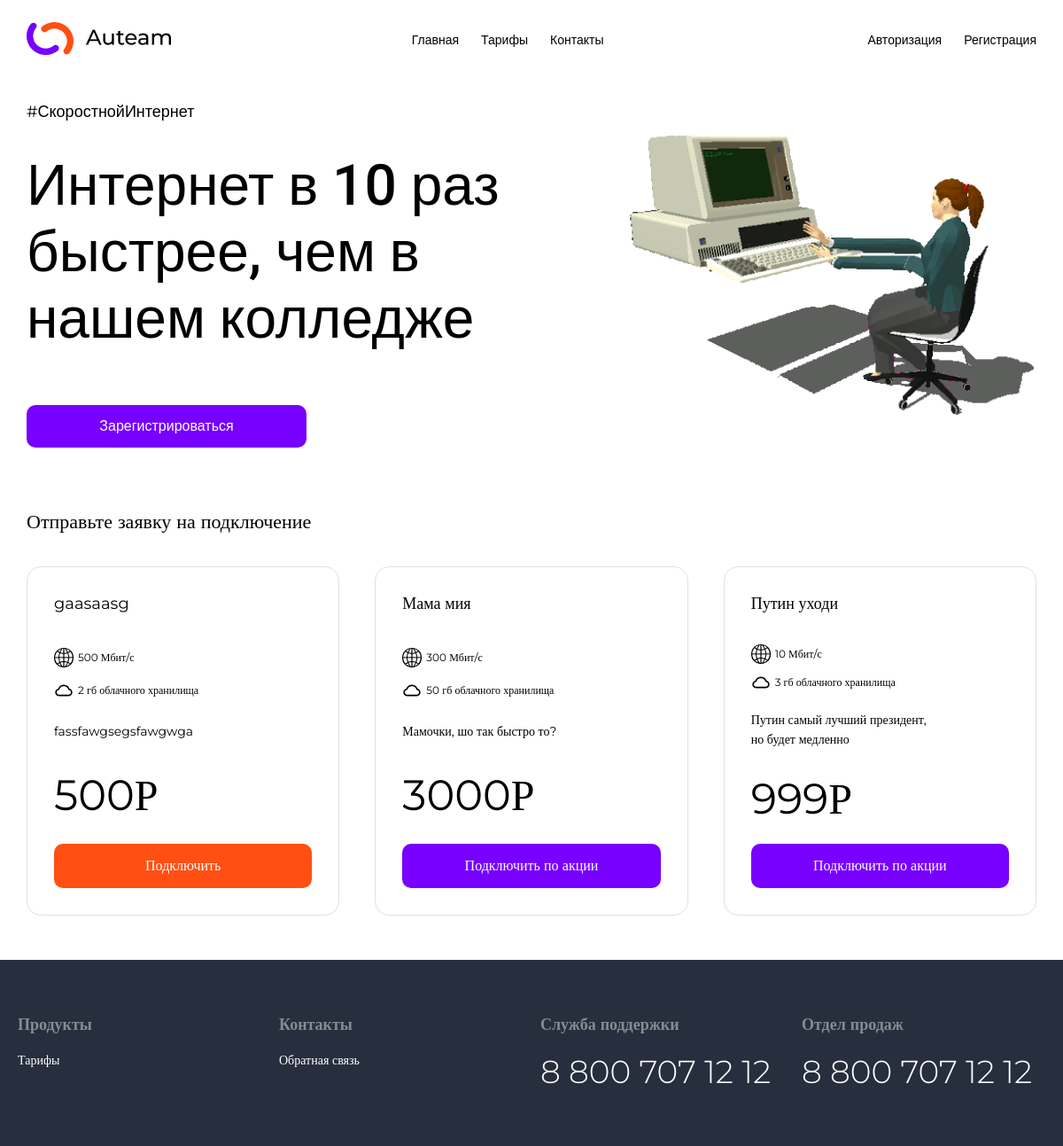
The page / on the database its author committed.
### main/models.py (models this page shows, shortened)
class Tariff(models.Model):
    title = models.CharField(max_length=255, verbose_name='Название')
    speed = models.PositiveIntegerField(default=0, verbose_name='Скорость')
    cloud = models.PositiveIntegerField(default=0, verbose_name='Облако')
    desc = models.TextField(max_length=255, verbose_name='Описание')
    price = models.PositiveIntegerField(verbose_name='Цена')
    is_promotion = models.BooleanField(default=False, verbose_name='Акция')
    class Meta:
        verbose_name = 'Тариф'
        verbose_name_plural = 'Тарифы'

### main/views.py (the view)
# urls.py: path('', home, name='home'),
def home(request):
    tariffs = Tariff.objects.all().order_by('-id')[:3]
    return render(request, 'main/index.html', {'tariffs': tariffs})

### main/templates/main/index.html (shortened to what this page needs)
{% extends 'base.html' %}
{% load static %}
{% block content %}
    <div class="container">
        <div class="banner">
            <div class="banner-content">
                <div class="hashtag">
                    #СкоростнойИнтернет
                </div>
                <div class="text">
                    Интернет в 10 раз быстрее, чем в нашем колледже
                </div>
                {% if user.is_authenticated %}
                    <a class="btn btn-phiolet" href="{% url 'main:profile' %}">
                        Перейти в личный кабинет
                    </a>
                {% else %}
                    <a class="btn btn-phiolet" href="{% url 'main:register' %}">
                        Зарегистрироваться
                    </a>
                {% endif %}
            </div>
            <div class="banner-gif">
            </div>
        </div>
    </div>
    <div class="container">
        <div class="request-title">
            Отправьте заявку на подключение
        </div>
        <div class="request">
            {% for tariff in tariffs %}
                <div class="request-card">
                    <div class="title">
                        {{ tariff.title }}
                    </div>
                    <div class="adv">
                        <img src="{% static 'images/web.png' %}" alt=""><span>{{ tariff.speed }} Мбит/с</span>
                    </div>
                    <div class="adv">
                        <img src="{% static 'images/cloud.png' %}"
                             alt=""><span>{{ tariff.cloud }} гб облачного хранилища</span>
                    </div>
                    <div class="desc">
                        {{ tariff.desc }}
                    </div>
                    <div class="price">
                        {{ tariff.price }}Р
                    </div>
                    {% if tariff.is_promotion %}
                        <a class="btn-card btn-phiolet" href="{% url 'main:get_tariff' tariff.id %}">
                            Подключить по акции
                        </a>
                    {% else %}
                        <a class="btn-card btn-orange" href="{% url 'main:get_tariff' tariff.id %}">
                            Подключить
                        </a>
                    {% endif %}
                </div>
            {% endfor %}
        </div>
    </div>
{% endblock %}

### main/static/style.css (style rules this page uses)
html { -webkit-font-smoothing: antialiased; -moz-osx-font-smoothing: grayscale; text-rendering: optimizeLegibility; height: 100%; }
body { position: relative; font-family: 'Roboto', sans-serif; font-weight: 300; margin: 0; background-color: white; font-size: 14px; color: black; height: 100%; }
*, *:before, *:after { box-sizing: border-box; margin: 0; padding: 0; }
a { text-decoration: none; color: black; }
.container { max-width: 1210px; width: 100%; margin: 0 auto; padding: 0 30px; }
.banner { display: flex; flex-direction: row; justify-content: space-between; padding: 25px 0 70px 0; }
.banner-content .hashtag { font-family: 'Montserrat', sans-serif; font-weight: 400; font-size: 18px; }
.banner-content .text { font-family: 'Roboto', sans-serif; font-weight: 400; font-size: 64px; line-height: 75px; font-weight: 500; margin: 35px 0 60px 0; }
.btn { font-family: 'Montserrat', sans-serif; font-weight: 400; display: flex; align-items: center; justify-content: center; cursor: pointer; width: 316px; height: 48px; border-radius: 10px; color: white; font-size: 16px; line-height: 20px; }
.banner-content { flex: 1 1 50%; }
.banner-gif { flex: 1 1 40%; background: url('images/gif.gif'); background-size: contain; background-repeat: no-repeat; background-position: center; }
.request { font-family: 'Montserrat'; display: flex; flex-direction: row; justify-content: space-between; flex-wrap: wrap; margin: -30px -20px; }
.request-title { font-family: 'Montserrat'; display: block; font-size: 22px; font-weight: 500; padding: 0; margin: 0; margin-bottom: 37px; }
.request-card { font-family: 'Montserrat'; display: flex; flex-direction: column; justify-content: space-between; font-size: 18px; font-weight: 400; line-height: 22px; border-radius: 16px; flex: 1 1 0; min-width: 300px; border: 1px solid #E1E1E1; margin: 30px 20px; transition: all 0.15s linear; padding: 30px; }
.request-card .title { font-size: 18px; margin-bottom: 30px; }
.request-card .price { font-size: 48px; margin: 30px 0 40px 0; }
.request-card .desc { font-size: 14px; max-width: 200px; margin: 15px 0; }
.adv span { font-size: 12px; margin-left: 5px; }
.adv { display: flex; flex-direction: row; align-content: center; margin: 5px 0; }
.adv img { max-width: 22px; object-fit: contain; }
.btn-card { display: flex; align-items: center; justify-content: center; height: 50px; border-radius: 10px; width: 100%; color: white; font-size: 16px; cursor: pointer; }
.btn-phiolet { background: #7700ff; }
.btn-orange { background: #FF4F12; }
::placeholder { color: #C4C4C4; }

### rows shown on the page
Tariff: title "gaasaasg", speed "500", cloud "2", desc "fassfawgsegsfawgwga", price "500", is_promotion "Подключить"
Tariff: title "Мама мия", speed "300", cloud "50", desc "Мамочки, шо так быстро то?", price "3000", is_promotion "Подключить по акции"
Tariff: title "Путин уходи", speed "10", cloud "3", desc "Путин самый лучший президент, но будет медленно", price "999", is_promotion "Подключить по акции"
